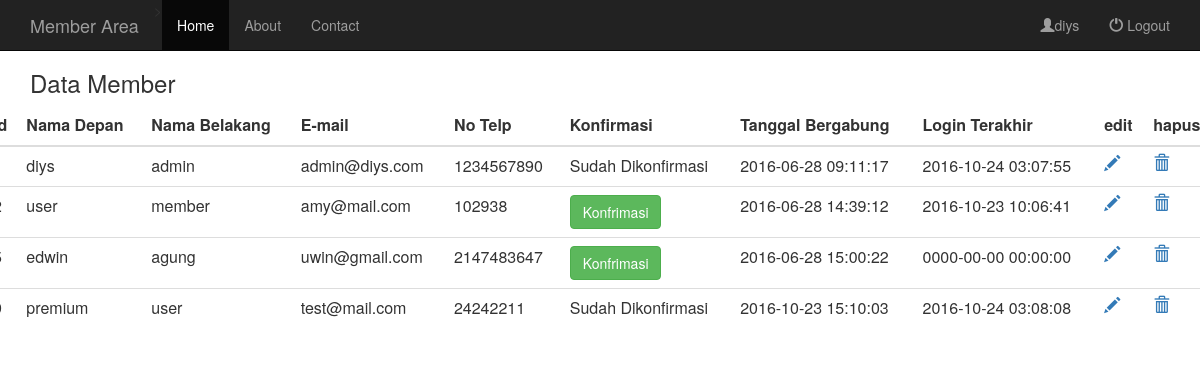
The app's page /user/admin.php (signed in) with its own data.
### tables this page shows
CREATE TABLE `member` (
  `nama_depan` varchar(255) NOT NULL,
  `nama_belakang` varchar(255) NOT NULL,
  `email` varchar(255) NOT NULL,
  `password` varchar(255) NOT NULL,
  `alamat` text NOT NULL,
  `nomertelp` varchar(20) NOT NULL,
  `keangotaan` varchar(100) NOT NULL,
  `konfirmasi` tinyint(4) NOT NULL DEFAULT '0',
  `joindate` datetime NOT NULL DEFAULT CURRENT_TIMESTAMP,
  `lastlogin` datetime NOT NULL,
  `id` int(11) NOT NULL
);

### core/koneksi.php (called while the page is built, shortened)
<?php
$db = mysqli_connect('127.0.0.1','root','','member');
if (isset($_SESSION['userdb'])) {
	$memberid = $_SESSION['userdb'];
	$query = $db->query("SELECT * FROM member WHERE id = '$memberid' ");
	$datamember = mysqli_fetch_assoc($query);
}
?>

### user/admin.php (the view, shortened to what this page needs)
<?php
require_once '../core/koneksi.php';
include '../include/nav.php';
$query = (" SELECT * FROM member");
$resilt = $db->query($query);
?>
<!DOCTYPE html>
<html>
<head>
	<link href="../asset/css/bootstrap.min.css" rel="stylesheet">
    <link href="../asset/css/startertemplate.css" rel="stylesheet">
</head>
<body>
<div class="container">
	<?php if (isset($_GET['edit'])) : ?>
		<h3>Edit Member</h3>
<div class="row">
		<form action="admin.php?edit=<?=$editid ;?>" method='POST'>
			<div class="col-md-6">
			<div class="form-group">
			<label for="namadepan">Nama Depan</label>
            <input type="text" class="form-control" name="namadepan" placeholder="Nama Depan" value="<?=$emember['nama_depan'];?>">
		</div>
			</div>
			<div class="col-md-6">
		<div class="form-group">
			<label for="namabelakang">Nama Belakang</label>
            <input type="text" class="form-control" name="namabelakang" placeholder="Nama Belakang" value="<?=$emember['nama_belakang'];?>">
		</div>
		</div>
		<div class="col-md-6">
		<div class="form-group">
			<label for="email">Alamat Email</label>
            <input type="email" class="form-control" name="email" placeholder="Email" value="<?=$emember['email'] ;?>">
		</div>
		</div>
		<div class="col-md-6">
		<div class="form-group">
			<label for="notelp">Nomer Telepon</label>
           <input type="number" class="form-control" name="notelp" placeholder="Nomer Telepon" value="<?=$emember['nomertelp'] ;?>">
		</div>
		</div>
		<div class="col-md-6">
		<div class="form-group">
			<label for="anggota">Keanggotaan</label>
           <input type="text" class="form-control" name="anggota" placeholder="Keanggotaam" value="<?=$emember['keangotaan'] ;?>">
		</div>
		</div>
		<div class="col-md-6">
		<div class="form-group">
            <input type="submit"  value="Kirim" class="btn btn-primary">
		</div>
		</form>
</div>
	<?php else :?>
		<h3>Data Member</h3>
	<?php endif; ?>
</div>
<div class="row">
<table class="table table-hover">
		<thead>
			<th>id</th>
			<th>Nama Depan</th>
			<th>Nama Belakang</th>
			<th>E-mail</th>
			<th>No Telp</th>
			<th>Konfirmasi</th>
			<th>Tanggal Bergabung</th>
			<th>Login Terakhir</th>
			<th>edit</th>
			<th>hapus</th>
		</thead>
		<tbody>
		<?php while ($row = mysqli_fetch_assoc($resilt))  : ?>
			<tr>
				<td><?=$row['id'] ;?></td>
				<td><?=$row['nama_depan'] ;?></td>
				<td><?=$row['nama_belakang'] ;?></td>
				<td><?=$row['email'] ;?></td>
				<td><?=$row['nomertelp'] ;?></td>
				<td><?php if ($row['konfirmasi'] == 0 ) :?>
				<a href="admin.php?confirm=<?=$row['id'] ;?>" class="btn btn-success">Konfrimasi</a>
			<?php else : ?>
				<?="Sudah Dikonfirmasi";?>
			<?php endif ;?>
				</td>
				<td><?=$row['joindate'] ;?></td>
				<td><?=$row['lastlogin'] ;?></td>
				<td><a href="admin.php?edit=<?=$row['id'] ;?>"><span class="glyphicon glyphicon-pencil"></span></a></td>
				<td><a href="admin.php?delete=<?=$row['id'] ;?>"><span class="glyphicon glyphicon-trash"></span></a></td>
			</tr>
		<?php endwhile ;?>
		</tbody>
	</table>
</div>
</body>
</html>

### include/nav.php (shortened to what this page needs)
<?php
require_once '../core/koneksi.php';
?>
<nav class="navbar navbar-inverse navbar-fixed-top">
      <div class="container">
        <div class="navbar-header">
          <a class="navbar-brand" href="http://localhost/phpmember/">Member Area</a>>
        </div>
        <div id="navbar" class="collapse navbar-collapse">
          <ul class="nav navbar-nav">
            <li class="active"><a href="#">Home</a></li>
            <li><a href="#about">About</a></li>
            <li><a href="#contact">Contact</a></li>
          </ul>
        <ul class="nav navbar-nav navbar-right">
        <?php if (isset($_SESSION['loggedin']) == false ): ?>
          <li class="dropdown">
          <a href="#" class="dropdown-toggle" data-toggle="dropdown" role="button" aria-haspopup="true" aria-expanded="false">Member <span class="caret"></span></a>
          <ul class="dropdown-menu">
            <li><a href="http://localhost/phpmember/user/login.php">Login</a></li>
            <li><a href="http://localhost/phpmember/user/register.php">Register</a></li>
          </ul>
          </li>
         <?php else :?>
        <li><a href="http://localhost/phpmember/user/userarea.php"><span class="glyphicon glyphicon-user"></span><?=$datamember['nama_depan'];?></a></li>
        <li><a href="http://localhost/phpmember/user/logout.php"><span class="glyphicon glyphicon-off"></span> Logout</a> </li>
        <?php endif;?>
      </ul>
      </div>
    </div>
  </nav>

### asset/css/startertemplate.css (style rules this page uses)
body { padding-top: 50px; }

### records on screen
member: nama_depan "diys", nama_belakang "admin", email "admin@diys.com", nomertelp "1234567890", konfirmasi "Sudah Dikonfirmasi", joindate "2016-06-28 09:11:17", lastlogin "2016-10-24 03:07:55"
member: nama_depan "user", nama_belakang "member", email "amy@mail.com", nomertelp "102938", joindate "2016-06-28 14:39:12", lastlogin "2016-10-23 10:06:41"
member: nama_depan "edwin", nama_belakang "agung", email "uwin@gmail.com", nomertelp "2147483647", joindate "2016-06-28 15:00:22", lastlogin "0000-00-00 00:00:00"
member: nama_depan "premium", nama_belakang "user", email "test@mail.com", nomertelp "24242211", konfirmasi "Sudah Dikonfirmasi", joindate "2016-10-23 15:10:03", lastlogin "2016-10-24 03:08:08"
